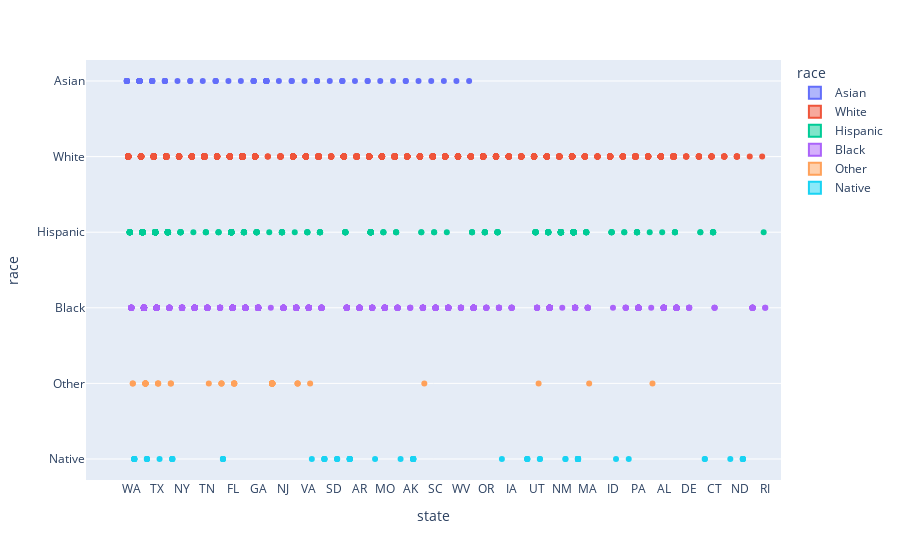

Notebook code cell kept with this figure:
### Code cell
px.violin(wrangled1, y='race', x='state', color='race', box=True, points='all', hover_data=wrangled1.columns)

### Figure 1 — Plotly figure (JSON) as saved in the notebook; plotly's stock layout.template omitted (floating-point values rounded to 4 significant figures; data arrays with more than 128 entries replaced by an {"elided": "..."} marker saying what was removed)
{"data": [{"alignmentgroup": "True", "box": {"visible": true}, "customdata": {"elided": "93x3 mixed values"}, "hovertemplate": "race=%{customdata[0]}<br>state=%{customdata[1]}<br>age=%{customdata[2]}<extra></extra>", "legendgroup": "Asian", "marker": {"color": "#636efa"}, "name": "Asian", "offsetgroup": "Asian", "orientation": "v", "points": "all", "scalegroup": "True", "showlegend": true, "type": "violin", "x": ["WA", "CA", "TX", "CA", "CA", "CO", "CA", "CA", "CA", "NY", "LA", "CO", "CA", "CA", "TN", "MN", "FL", "NC", "GA", "CA", "CA", "CA", "HI", "NJ", "WA", "OH", "CA", "OH", "CA", "CA", "VA", "TX", "HI", "WI", "LA", "SD", "CA", "OK", "WA", "CO", "WA", "MN", "AR", "OK", "CA", "CA", "CA", "CO", "TX", "CO", "CA", "CA", "NV", "GA", "HI", "MO", "KY", "AK", "HI", "NV", "MI", "SC", "OK", "HI", "HI", "WA", "TX", "CA", "MS", "HI", "WA", "HI", "CA", "CA", "WV", "CA", "WA", "GA", "CA", "TX", "GA", "CA", "WI", "CA", "MN", "HI", "WA", "WA", "AK", "CA", "TX", "MD", "CA"], "x0": " ", "xaxis": "x", "y": ["Asian", "Asian", "Asian", "Asian", "Asian", "Asian", "Asian", "Asian", "Asian", "Asian", "Asian", "Asian", "Asian", "Asian", "Asian", "Asian", "Asian", "Asian", "Asian", "Asian", "Asian", "Asian", "Asian", "Asian", "Asian", "Asian", "Asian", "Asian", "Asian", "Asian", "Asian", "Asian", "Asian", "Asian", "Asian", "Asian", "Asian", "Asian", "Asian", "Asian", "Asian", "Asian", "Asian", "Asian", "Asian", "Asian", "Asian", "Asian", "Asian", "Asian", "Asian", "Asian", "Asian", "Asian", "Asian", "Asian", "Asian", "Asian", "Asian", "Asian", "Asian", "Asian", "Asian", "Asian", "Asian", "Asian", "Asian", "Asian", "Asian", "Asian", "Asian", "Asian", "Asian", "Asian", "Asian", "Asian", "Asian", "Asian", "Asian", "Asian", "Asian", "Asian", "Asian", "Asian", "Asian", "Asian", "Asian", "Asian", "Asian", "Asian", "Asian", "Asian", "Asian"], "y0": " ", "yaxis": "y"}, {"alignmentgroup": "True", "box": {"visible": true}, "customdata": {"elided": "2473x3 mixed values"}, "hovertemplate": "race=%{customdata[0]}<br>state=%{customdata[1]}<br>age=%{customdata[2]}<extra></extra>", "legendgroup": "White", "marker": {"color": "#EF553B"}, "name": "White", "offsetgroup": "White", "orientation": "v", "points": "all", "scalegroup": "True", "showlegend": true, "type": "violin", "x": {"elided": "2473 str values"}, "x0": " ", "xaxis": "x", "y": {"elided": "2473 str values"}, "y0": " ", "yaxis": "y"}, {"alignmentgroup": "True", "box": {"visible": true}, "customdata": {"elided": "902x3 mixed values"}, "hovertemplate": "race=%{customdata[0]}<br>state=%{customdata[1]}<br>age=%{customdata[2]}<extra></extra>", "legendgroup": "Hispanic", "marker": {"color": "#00cc96"}, "name": "Hispanic", "offsetgroup": "Hispanic", "orientation": "v", "points": "all", "scalegroup": "True", "showlegend": true, "type": "violin", "x": {"elided": "902 str values"}, "x0": " ", "xaxis": "x", "y": {"elided": "902 str values"}, "y0": " ", "yaxis": "y"}, {"alignmentgroup": "True", "box": {"visible": true}, "customdata": {"elided": "1296x3 mixed values"}, "hovertemplate": "race=%{customdata[0]}<br>state=%{customdata[1]}<br>age=%{customdata[2]}<extra></extra>", "legendgroup": "Black", "marker": {"color": "#ab63fa"}, "name": "Black", "offsetgroup": "Black", "orientation": "v", "points": "all", "scalegroup": "True", "showlegend": true, "type": "violin", "x": {"elided": "1296 str values"}, "x0": " ", "xaxis": "x", "y": {"elided": "1296 str values"}, "y0": " ", "yaxis": "y"}, {"alignmentgroup": "True", "box": {"visible": true}, "customdata": {"elided": "48x3 mixed values"}, "hovertemplate": "race=%{customdata[0]}<br>state=%{customdata[1]}<br>age=%{customdata[2]}<extra></extra>", "legendgroup": "Other", "marker": {"color": "#FFA15A"}, "name": "Other", "offsetgroup": "Other", "orientation": "v", "points": "all", "scalegroup": "True", "showlegend": true, "type": "violin", "x": ["CA", "CA", "TX", "HI", "CA", "TN", "UT", "MN", "OH", "FL", "CA", "CA", "CA", "WA", "CA", "HI", "HI", "TX", "ME", "HI", "FL", "TX", "HI", "MN", "OH", "HI", "CA", "HI", "WA", "MI", "CO", "CA", "HI", "HI", "HI", "HI", "HI", "MA", "FL", "FL", "MN", "HI", "OH", "HI", "HI", "CO", "VA", "FL"], "x0": " ", "xaxis": "x", "y": ["Other", "Other", "Other", "Other", "Other", "Other", "Other", "Other", "Other", "Other", "Other", "Other", "Other", "Other", "Other", "Other", "Other", "Other", "Other", "Other", "Other", "Other", "Other", "Other", "Other", "Other", "Other", "Other", "Other", "Other", "Other", "Other", "Other", "Other", "Other", "Other", "Other", "Other", "Other", "Other", "Other", "Other", "Other", "Other", "Other", "Other", "Other", "Other"], "y0": " ", "yaxis": "y"}, {"alignmentgroup": "True", "box": {"visible": true}, "customdata": {"elided": "78x3 mixed values"}, "hovertemplate": "race=%{customdata[0]}<br>state=%{customdata[1]}<br>age=%{customdata[2]}<extra></extra>", "legendgroup": "Native", "marker": {"color": "#19d3f3"}, "name": "Native", "offsetgroup": "Native", "orientation": "v", "points": "all", "scalegroup": "True", "showlegend": true, "type": "violin", "x": ["AZ", "AZ", "WA", "ND", "CO", "WY", "AK", "AK", "SD", "AK", "WA", "SD", "AK", "AZ", "AK", "AZ", "AZ", "AZ", "AZ", "AZ", "NM", "VT", "TX", "WA", "WA", "MN", "ND", "OK", "CA", "ND", "AK", "CO", "OK", "CA", "MT", "KS", "NV", "WI", "ND", "WI", "WA", "MT", "WI", "MT", "CO", "OK", "WA", "WI", "UT", "AK", "KY", "OK", "AK", "MT", "UT", "ID", "AZ", "CO", "MN", "AZ", "OK", "MN", "NM", "SD", "CA", "OK", "AK", "NE", "CA", "MN", "AZ", "OK", "WA", "WY", "AZ", "VA", "ND", "AZ"], "x0": " ", "xaxis": "x", "y": ["Native", "Native", "Native", "Native", "Native", "Native", "Native", "Native", "Native", "Native", "Native", "Native", "Native", "Native", "Native", "Native", "Native", "Native", "Native", "Native", "Native", "Native", "Native", "Native", "Native", "Native", "Native", "Native", "Native", "Native", "Native", "Native", "Native", "Native", "Native", "Native", "Native", "Native", "Native", "Native", "Native", "Native", "Native", "Native", "Native", "Native", "Native", "Native", "Native", "Native", "Native", "Native", "Native", "Native", "Native", "Native", "Native", "Native", "Native", "Native", "Native", "Native", "Native", "Native", "Native", "Native", "Native", "Native", "Native", "Native", "Native", "Native", "Native", "Native", "Native", "Native", "Native", "Native"], "y0": " ", "yaxis": "y"}], "layout": {"legend": {"title": {"text": "race"}, "tracegroupgap": 0}, "margin": {"t": 60}, "violinmode": "group", "xaxis": {"anchor": "y", "domain": [0, 1], "title": {"text": "state"}}, "yaxis": {"anchor": "x", "categoryarray": ["Native", "Other", "Black", "Hispanic", "White", "Asian"], "categoryorder": "array", "domain": [0, 1], "title": {"text": "race"}}}}
